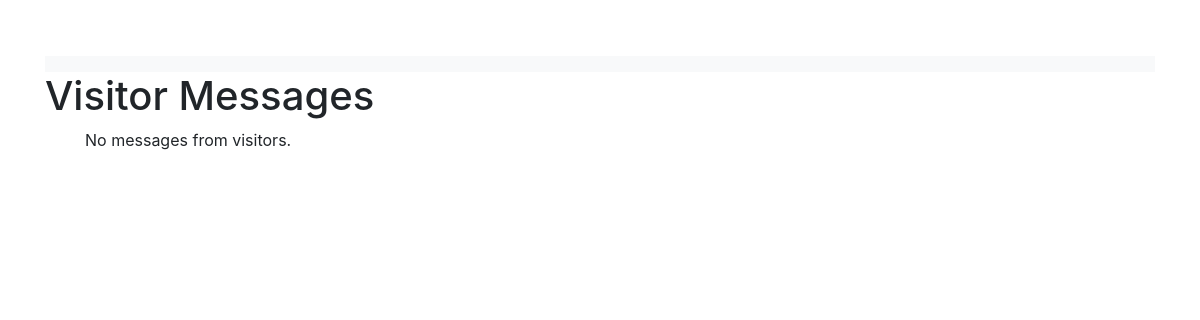
Page /message_view/ (signed in) on the earlier database version.
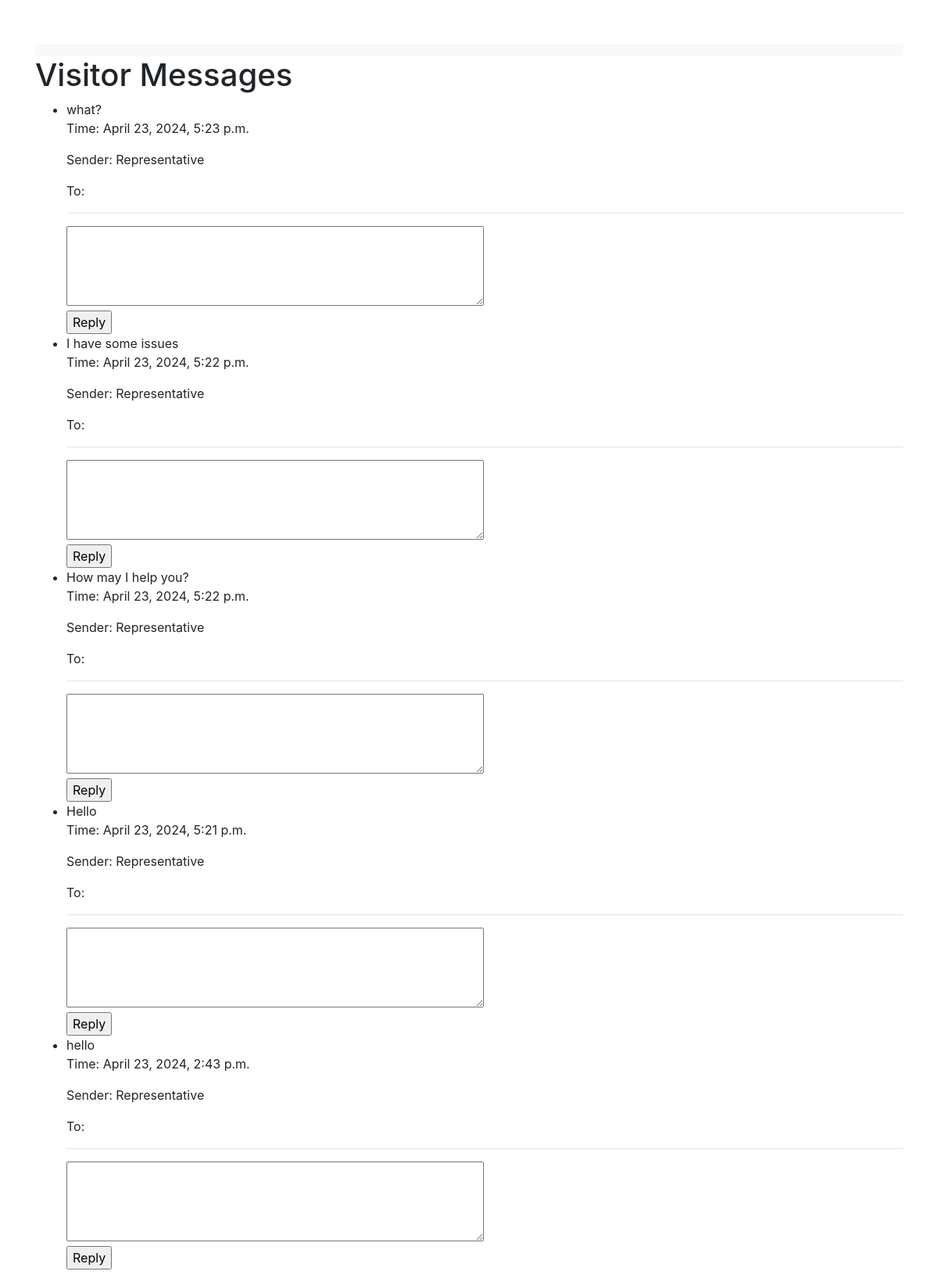
Same page on the later database version.
### Support_Group/models.py (models this page shows, shortened)
class Message(models.Model):
    user = models.ForeignKey(get_user_model(), on_delete= models.CASCADE)
    support_group = models.ForeignKey(SupportGroup, on_delete = models.CASCADE)
    message = models.TextField()
    time = models.DateTimeField(auto_now_add = True)

### Support_Group/views.py (the view)
# urls.py: path('message_view/', message_view, name = 'message_view'),
@login_required
def message_view(request):
    messages = Message.objects.all().order_by('-time')
    return render(request, 'message_view.html',{'messages':messages})

### Support_Group/templates/message_view.html (shortened to what this page needs)
{% extends 'base.html' %}
{% block content %}
  <h1>Visitor Messages</h1>
  <ul>
    {% for message in messages %}
      <li>{{ message.message }}</li>
      <p>Time: {{ message.time }}</p>
      {% if message.user == request.user %}
        <p>Sender: Representative</p>
        <p>To: {{ message.support_group.userprofile_set.first.user.username }}</p>
      {% else %}
        <p>Sender: {{ message.user.username }}</p>
        <p>To: Representative</p>
      {% endif %}
      <hr>
      <form method="post" action="{% url 'reply_message' message.id %}">
        <textarea name="reply" rows="4" cols="50"></textarea><br>
        <input type="submit" value="Reply">
      </form>
    {% empty %}
      <p>No messages from visitors.</p>
    {% endfor %}
  </ul>
{% endblock %}

Differences in the rows shown:
added Message: message "what?", time "April 23, 2024, 5:23 p.m."
added Message: message "I have some issues", time "April 23, 2024, 5:22 p.m."
added Message: message "How may I help you?", time "April 23, 2024, 5:22 p.m."
added Message: message "Hello", time "April 23, 2024, 5:21 p.m."
added Message: message "hello", time "April 23, 2024, 2:43 p.m."
Other differences:
text no longer shown: "No messages from visitors."
